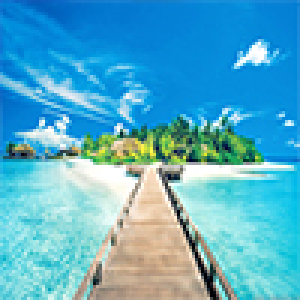
#> input picture Assignment4/test2.jpg, 100 x 100 px (shown 3 times larger)
$ jupyter execute --allow-errors nn.ipynb
#> lines starting #> are read from the running program, lines starting #| are printed output that depends on the picture
[cell 1]
import cv2
import os, glob
from matplotlib import pyplot as plt
import numpy as np
from knn import knnDriver
from basicColoringAgent import getAll3x3,heapSort,setAll6, isMajority, getAvgValueLeft
def plot(img, title = 'Plot', scale=1):
    img = cv2.cvtColor(img, cv2.COLOR_BGR2RGB)
    plt.figure(figsize=(4*scale,6*scale))
    plt.title(title)
    plt.imshow(img)

image = glob.glob('test2.jpg')
image = image[0]

[cell 2]
print('Found: ' + image)

imData = cv2.imread(image)
#> imData is the input picture: shape (100, 100, 3); mean B, G, R 201.4, 173.4, 85.3
scale = 100
height = int((imData.shape[0]) * scale/100)
#> height = 100
width = int((imData.shape[1]) * scale/100)
#> width = 100
dim = (width, height)
#> dim = (100, 100)
imData = cv2.resize(imData,dim,interpolation = cv2.INTER_AREA )

[cell 3]
resX = imData.shape[1]
#> resX = 100
resY = imData.shape[0]
#> resY = 100
print(imData.shape)
#| (100, 100, 3)

halfPoint = int(resX/2)
#> halfPoint = 50
trainImage = imData[:,:halfPoint,:]
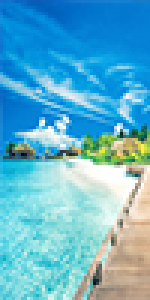
#> trainImage: shape (100, 50, 3) (shown 3 times larger); mean B, G, R 204.9, 178.1, 97
testImage = imData[:,halfPoint:,:]
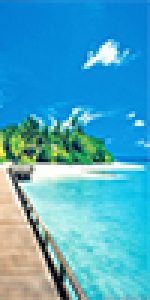
#> testImage: shape (100, 50, 3) (shown 3 times larger); mean B, G, R 197.9, 168.7, 73.5

[cell 4]
plot(trainImage,scale=2)
plot(testImage,scale=2)

[cell 5]
def blueChannel(imData):
    resRow = imData.shape[0]
    resCol = imData.shape[1]
    row, col = resRow, resCol
    layerB = [[0 for x in range(row)] for y in range(col)]
    counter = 0
    for i in imData:
        for j in i:
            rowB = int(counter / row)
            colB = int (counter % row)
            layerB[rowB][colB]=j[0]/255
            counter+=1
    return layerB

[cell 6]
def greenChannel(imData):
    resRow = imData.shape[0]
    resCol = imData.shape[1]
    row, col = resRow, resCol
    layerG = [[0 for x in range(row)] for y in range(col)]
    counter = 0
    for i in imData:
        for j in i:
            rowB = int(counter / row)
            colB = int (counter % row)
            layerG[rowB][colB]=j[1]/255
            counter+=1
    return layerG

[cell 7]
def redChannel(imData):
    resRow = imData.shape[0]
    resCol = imData.shape[1]
    row, col = resRow, resCol
    layerR = [[0 for x in range(row)] for y in range(col)]
    counter = 0
    for i in imData:
        for j in i:
            rowB = int(counter / row)
            colB = int (counter % row)
            layerR[rowB][colB]=j[2]/255
            counter+=1
    return layerR

[cell 8]
def greyScale(imData):
    greyData = cv2.cvtColor(imData, cv2.COLOR_BGR2GRAY)
    resRow = imData.shape[0]
    resCol = imData.shape[1]
    row, col = resRow, resCol
    counter = 0
    layerR = [[0.0 for x in range(row)] for y in range(col)]
    for i in greyData:
        for j in i:
            #print(j)
            #print(j/255)
            rowG = int(counter / row)
            colG = int (counter % row)
            layerR[rowG][colG]=j/255
            counter+=1
    return layerR
#print(greyScale(imData)[4])

[cell 9]
import numpy as np
def padding(layerC, dimF): # padding each color layer
    col = len(layerC)
    row = len(layerC[0])
    arr = np.array(layerC)
    padRow = (row - (row - dimF + 1))//2
    padCol = (col - (col - dimF + 1))//2
    # print(padRow, padCol)
    arr = np.pad(arr,((padRow,padRow), (padCol,padCol)),'constant',constant_values = (0))
    # print(arr)
    # print(arr[5][5])
    return arr

[cell 10]
import random
def initWeights(row,col): # of connections between layers, para = # node in pre layer * # node in post layer
    #initialize filter with random values between 0 to 1
    matrix =[[0.0 for x in range(col)] for y in range(row)]
    for i in range(row):
        for j in range(col):
            matrix[i][j]=random.uniform(-1,1)
    return matrix

[cell 11]
import numpy as np
#test = padding(redChannel(imData),7)
def inputRecord(paddedLayerC, dimF, oriRow, oriCol): # to be used in main
    col = len(paddedLayerC)
    row = len(paddedLayerC[0])
    #making a 2D array of size row x col, with each element of 1D array of size dimF x dimF
    #filteredLayer = [[0 for x in range(col * row)] for y in range(dimF * dimF)]
    #Filter arrays, need to use a for loop or something
    records = []
    for i in range(int(dimF/2), oriRow - int(dimF/2)):
        for j in range(int(dimF/2), oriCol-int(dimF/2)):
            temp = list(paddedLayerC[(i-int(dimF/2)):(i+int(dimF/2)+1),(j-int(dimF/2)):j+int(dimF/2)+1].flatten())
            #print(len(temp))
            records.append(temp)

    return records
#records = prepareLayerFilter(test,7,(imData.shape[0]),(imData.shape[1]))
#print(records)

[cell 12]
# is this function still used or is it already been implmented in the feedforward fucntion?
def calculateFilter(records, preNode,postNode):#the col = #nodes need to be customized
    #making a 2D array of size
    final = []
    #print(len(records))
    #print(len(records[0]))
    for i in range(len(records)):
        record = np.array(records[i])
        #print(len(record))
        filter = np.array(initFilterWeights(preNode,len(records[0]),postNode))
        res = np.dot(record,filter) # of nodes say 10
        final.append(res)
    return final # final col*row records of hidden nodes of #customized number

#tempRes = calculateFilter(records,7,10)

[cell 13]
def relu(filRecords):
    #reluResult = np.empty_like(filRecords)
    for i in filRecords:
        if(i<0):
            i=0.0
    return filRecords
#print(relu(tempRes))

[cell 14]
def nodeValues(preweight, postweight):#node values in a layer

    pre = np.array(preweight)
    post = np.array(postweight)
    res = np.dot(pre,post) # of nodes say 30
    return res # final node values for a single hidden layer

[cell 15]
class HiddenLayer():
    def __init__(self, numNode):
        self.numNode = numNode
        self.nodeArr  = [0.0] * numNode
        self.weight = None
        self.error = None
        self.derError = None
        self.learningrate = 0.01
        self.updatedWeight = None

def initFeedForward(matrixOfLayers): #e.g. 49, 30, 25, 15, 5, 1
    #input record is a single 1x49 array of input
    #matrixOfLayers excluding input layer
    #Initialize weight matrix-----
    for i in range(len(matrixOfLayers)-1):
        matrixOfLayers[i].weight = initWeights(matrixOfLayers[i].numNode, matrixOfLayers[i+1].numNode)
    i = 0
    while i < len(matrixOfLayers)-1:
        i+=1
        # print("this is layer:"+str(i-1))
        # print( matrixOfLayers[i-1].nodeArr)
        # print( matrixOfLayers[i-1].weight)
        matrixOfLayers[i].nodeArr = nodeValues(matrixOfLayers[i-1].nodeArr, matrixOfLayers[i-1].weight)

        # float and nonetype
        matrixOfLayers[i].nodeArr = relu(matrixOfLayers[i].nodeArr)
    #return matrixOfLayers[len(matrixOfLayers)-1].nodeValues
    return matrixOfLayers

[cell 16]
def error(expectedVal, actualVal):
    res = (expectedVal-actualVal)**2
    return res

[cell 17]
def derError(expectedVal, actualVal):
    res = -2*(actualVal-expectedVal)
    return res

[cell 18]
def helperDerError(arr, derError):
    for i in arr:
        # print("helper---")
        # print(i)
        # print(derError)
        i = i * derError[0]
    return arr

[cell 19]
def backprobagation(initDerError, initError, matrixOfLayers):
    i = len(matrixOfLayers)-2 # start from second to last layer
    # output to last hidden layer
    #----------this is the derError matrix for each weight connection
    res = [initDerError]
    pre = np.array([res]) #1x1 # for matrix multiplication, have to do put a [] around it
    post = (np.array([matrixOfLayers[i].nodeArr])) #1x5
    # print("this is layer: " + str(i))
    # print(pre)
    # print(post)
    matrixOfLayers[i].derError = (np.dot(pre,post)).transpose() # 1x5 -> 5x1
    #print(matrixOfLayers[i].derError)
    print("derError Dim")
    print(len(matrixOfLayers[i].derError))
    print(len(matrixOfLayers[i].derError[0]))
    i-=1
    while i>=0: # check if i>=0
        pre = (np.array(matrixOfLayers[i+1].derError)) #5x1
        post = np.array([matrixOfLayers[i].nodeArr])#1x15
        print("olaolaolaoaa: " + str(i))

        print("preDim:"+str(len(pre))+" "+str(len(pre[0])))
        print("postDim:"+str(len(post))+" "+str(len(post[0])))
        matrixOfLayers[i].derError = np.array([helperDerError(np.dot(pre,post),res)]).transpose()# 5 x 15 -> 15 x 5
        print("derError Dim")
        print(len(matrixOfLayers[i].derError))
        print(len(matrixOfLayers[i].derError[0]))
        i-=1
    #-----------Caclulate the error for each weight
    i = len(matrixOfLayers)-2
    pre = np.array(initError)
    post = np.array(matrixOfLayers[i].weight)
    matrixOfLayers[i].error = (np.dot(post,pre)).transpose()
    i-=1
    while i>=0:
        pre = np.array(matrixOfLayers[i+1].error)
        post = (np.array(matrixOfLayers[i].weight)).transpose()
        # print("this is layer: " + str(i))
        # print(pre)
        # print(post)
        matrixOfLayers[i].error = np.dot(pre,post)
        i-=1
    return matrixOfLayers

[cell 20]
def matrixMul(matrix1,matrix2,alpha):
    # [5 lines of commented-out code are left out]
    res = [[0.0 for x in range(len(matrix1[0]))] for y in range(len(matrix1))]
    for i in range(len(matrix1)):
        for j in range(len(matrix1[i])):
            res[i][j] = matrix1[i][j] * matrix2[i][j] * alpha
    return res

[cell 21]
def feedForward(matrixOfLayer, alpha):
    # --- Updating all weight connections
    for i in range(len(matrixOfLayer)-1):
        i+=1
        pre = np.array([matrixOfLayer[i-1].nodeArr]).transpose() # e.g. 1x49 -> 49 x1 (value of each node from pre layer)
        post = np.array(matrixOfLayer[i].error) # e.g. 1x30 (error of each node for current layer)
        # print("pre: "+str(i-1)+"post: "+str(i))
        # print( pre )
        # print( post )
        dot = np.dot(pre, post) # 49x30 (value*error for each weight)
        prod = matrixMul(dot, matrixOfLayer[i-1].derError, alpha) # alpha * error * derError * preNodeValue
        updatedWeight = np.add(np.array(matrixOfLayer[i-1].weight), prod)
    # --- feedforward weight to the network
    for i in range(len(matrixOfLayer)):
        i+=1
        matrixOfLayer[i].nodeArr = nodeValues(matrixOfLayer[i-1].nodeArr,matrixOfLayer[i-1].weight)
        matrixOfLayer[i].nodeArr = relu(matrixOfLayer[i].nodeArr)
    #return matrixOfLayers[len(matrixOfLayers)-1].nodeValues
    return matrixOfLayer

[cell 22]
# main
# get image, then using 4 hidden layers
dimF = 7 #dimension of filter
oriImgDim = imData.shape[0]
#> oriImgDim = 100
# get all three channel:
gray = greyScale(imData)
#> in greyScale, `greyData = cv2.cvtColor(imData, cv2.COLOR_BGR2GRAY)`:
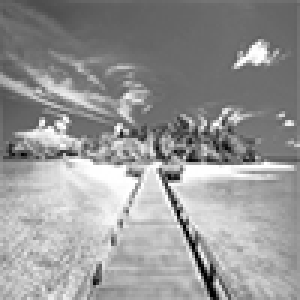
#> greyData: shape (100, 100) (shown 3 times larger); min 0, max 255, mean 150.2
#> the loop in greyScale, `for i in greyData:` made 100 passes
#> after the loop in greyScale, `for i in greyData:`: counter = 10000; layerR = 100 items
#> gray = 100 items
blue = blueChannel(imData)
#> the loop in blueChannel, `for i in imData:` made 100 passes
#> after the loop in blueChannel, `for i in imData:`: counter = 10000; layerB = 100 items
#> blue = 100 items
green = greenChannel(imData)
#> the loop in greenChannel, `for i in imData:` made 100 passes
#> after the loop in greenChannel, `for i in imData:`: counter = 10000; layerG = 100 items
#> green = 100 items
red = redChannel(imData)
#> the loop in redChannel, `for i in imData:` made 100 passes
#> after the loop in redChannel, `for i in imData:`: counter = 10000; layerR = 100 items
#> red = 100 items
# padding channels
padBlue = padding(blue,dimF)
#> in padding, `col = len(layerC)`: col = 100
#> in padding, `arr = np.array(layerC)`:
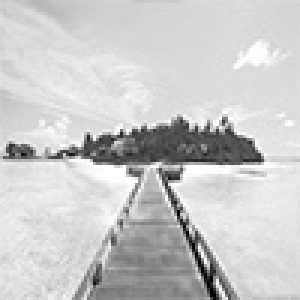
#> arr: shape (100, 100) float64 (shown 3 times larger); min 0, max 1, mean 0.79
#> in padding, `padRow = (row - (row - dimF + 1))//2`: padRow = 3
#> in padding, `arr = np.pad(arr,((padRow,padRow), (padCol,padCol)),'constant',constan..`:
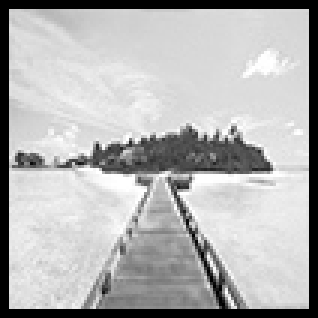
#> arr: shape (106, 106) float64 (shown 3 times larger); min 0, max 1, mean 0.703
padGreen = padding(green,dimF)
#> call 2 of padding, with dimF = 7
#> in padding (call 2), `arr = np.array(layerC)`:
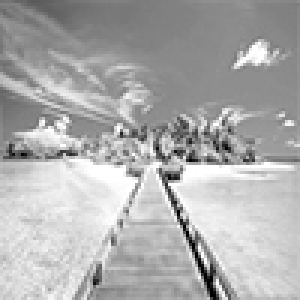
#> arr: shape (100, 100) float64 (shown 3 times larger); min 0, max 1, mean 0.68
#> in padding (call 2), `arr = np.pad(arr,((padRow,padRow), (padCol,padCol)),'constant',constan..`:
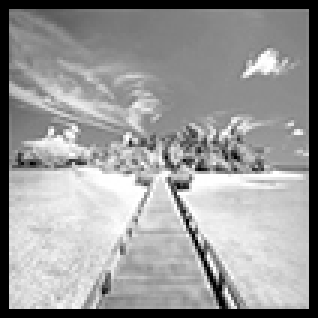
#> arr: shape (106, 106) float64 (shown 3 times larger); min 0, max 1, mean 0.605
padRed = padding(red,dimF)
#> call 3 of padding, with dimF = 7
#> in padding (call 3), `arr = np.array(layerC)`:
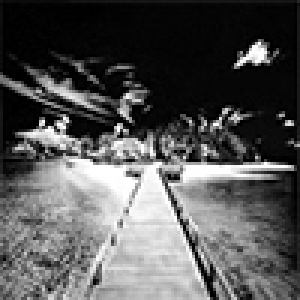
#> arr: shape (100, 100) float64 (shown 3 times larger); min 0, max 1, mean 0.334
#> in padding (call 3), `arr = np.pad(arr,((padRow,padRow), (padCol,padCol)),'constant',constan..`:
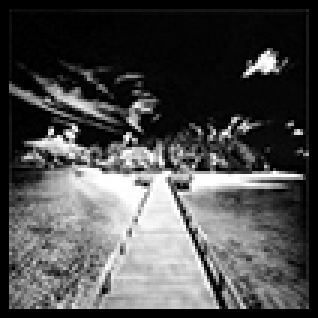
#> arr: shape (106, 106) float64 (shown 3 times larger); min 0, max 1, mean 0.298
padGray = padding(gray,dimF)
#> call 4 of padding, with dimF = 7
#> in padding (call 4), `arr = np.pad(arr,((padRow,padRow), (padCol,padCol)),'constant',constan..`:
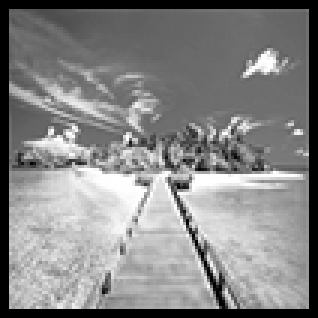
#> arr: shape (106, 106) float64 (shown 3 times larger); min 0, max 1, mean 0.524
# Making input records
inputBlue = inputRecord(padBlue,dimF,oriImgDim,oriImgDim)
#> in inputRecord, `col = len(paddedLayerC)`: col = 106
#> after the loop in inputRecord, `for i in range(int(dimF/2), oriRow - int(dimF/2)):`: records = 8836 items
#> inputBlue = 8836 items
inputGreen = inputRecord(padGreen,dimF,oriImgDim,oriImgDim)
#> inputGreen = 8836 items
inputRed = inputRecord(padRed,dimF,oriImgDim,oriImgDim)
#> inputRed = 8836 items
inputGray = inputRecord(padGray,dimF,oriImgDim,oriImgDim)
#> inputGray = 8836 items

# Blue Channel:
# 1. Creating  hidden layers for blue channel
bInput = HiddenLayer(49) #
bH1 = HiddenLayer(30)
bH2 = HiddenLayer(25)
bH3 = HiddenLayer(15)
bH4 = HiddenLayer(5)
bOutput = HiddenLayer(1)
# ---- Initialize network -----
nn = []
nn.append(bInput)
nn.append(bH1)
nn.append(bH2)
nn.append(bH3)
nn.append(bH4)
nn.append(bOutput)

#Initialize weights (random values) and nodeArr(which is all 0 as for now)
nn = initFeedForward(nn) # initialize weight and node Arr
expectedVal = blue[0][0] # expected blue value
#> expectedVal = 0.804
actualVal = nn[len(nn)-1].nodeArr[0]
derErrorx = derError(expectedVal,actualVal)
#> in derError, `res = -2*(actualVal-expectedVal)`: res = 1.61
#> derErrorx = 1.61
errorx = error(expectedVal,actualVal)
#> in error, `res = (expectedVal-actualVal)**2`: res = 0.646
#> errorx = 0.646
nn = backprobagation(derErrorx, errorx, nn)
#> in backprobagation, `res = [initDerError]`: res = [1.61]
#> after the loop in backprobagation, `while i>=0:`: i = -1
#> in backprobagation, `pre = np.array(initError)`: pre = 0.646
#> nn = 6 items
# holding total error of the network
totalError = 0
counter = 0
# first epoch
#> (the rest of this cell did not finish here and is left out)
